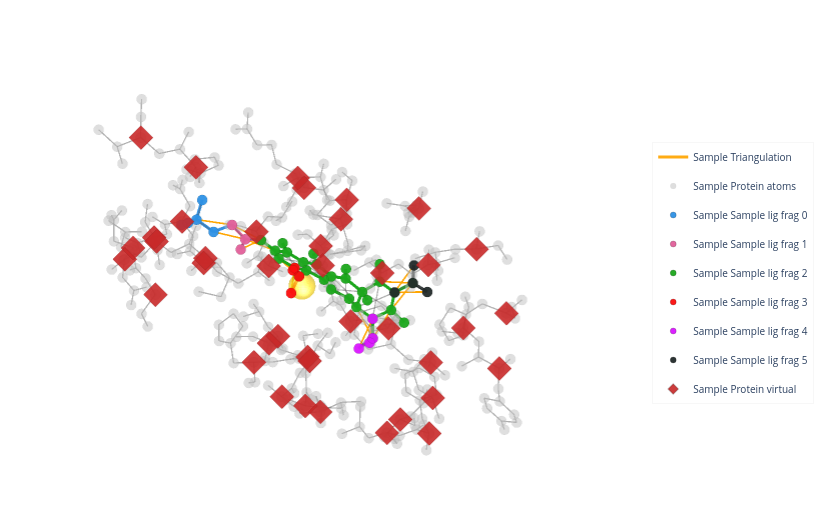

Source (notebook cell):
### Markdown cell above
### Example

### Code cell
# 10 # Has a fragmentation issue - why is it not fragmenting?
# 12 # Has a bunch of nodes that are not marked overconstrained
dp = dataset[
             20
             ]
_ = plot_interaction_graph_3d_plotly(
    dp,
    pos_key="ref_pos",
    pocket_com="pocket_com",
    show_protein=True,
    show_protein_virtual=True,
    show_ligand_virtual=False,
    show_overconstrained=False,
    show_triangulation=True,
    show_interaction_edges=True,
    show_protein_virtual_edges=False,
    show_ligand_virtual_edges=False,
    show_protein_ligand_virtual_edges=True,
    com_radius=1,
)

### Figure 1 — Plotly figure (JSON) as saved in the notebook; plotly's stock layout.template omitted (floating-point values rounded to 4 significant figures; data arrays with more than 128 entries replaced by an {"elided": "..."} marker saying what was removed)
{"data": [{"hoverinfo": "none", "line": {"color": "orange", "width": 3.2}, "mode": "lines", "name": "Sample Triangulation", "opacity": 0.92, "showlegend": true, "type": "scatter3d", "x": {"elided": "144 float values"}, "y": {"elided": "144 float values"}, "z": {"elided": "144 float values"}}, {"hoverinfo": "none", "line": {"color": "#2E91E5", "width": 6}, "mode": "lines", "name": "Sample frag_0", "opacity": 0.95, "showlegend": false, "type": "scatter3d", "x": [41.86, 42.89, null], "y": [4.86, 5.374, null], "z": [14.27, 13.23, null]}, {"hoverinfo": "none", "line": {"color": "#2E91E5", "width": 6}, "mode": "lines", "name": "Sample frag_0", "opacity": 0.95, "showlegend": false, "type": "scatter3d", "x": [42.89, 41.86, null], "y": [5.374, 4.86, null], "z": [13.23, 14.27, null]}, {"hoverinfo": "none", "line": {"color": "#2E91E5", "width": 6}, "mode": "lines", "name": "Sample frag_0", "opacity": 0.95, "showlegend": false, "type": "scatter3d", "x": [42.89, 44.12, null], "y": [5.374, 6.153, null], "z": [13.23, 13.78, null]}, {"hoverinfo": "none", "line": {"color": "#2E91E5", "width": 6}, "mode": "lines", "name": "Sample frag_0", "opacity": 0.95, "showlegend": false, "type": "scatter3d", "x": [44.12, 42.89, null], "y": [6.153, 5.374, null], "z": [13.78, 13.23, null]}, {"hoverinfo": "none", "line": {"color": "#2E91E5", "width": 6}, "mode": "lines", "name": "Sample frag_0", "opacity": 0.95, "showlegend": false, "type": "scatter3d", "x": [42.89, 43.46, null], "y": [5.374, 4.129, null], "z": [13.23, 12.5, null]}, {"hoverinfo": "none", "line": {"color": "#2E91E5", "width": 6}, "mode": "lines", "name": "Sample frag_0", "opacity": 0.95, "showlegend": false, "type": "scatter3d", "x": [43.46, 42.89, null], "y": [4.129, 5.374, null], "z": [12.5, 13.23, null]}, {"hoverinfo": "none", "line": {"color": "#2E91E5", "width": 6}, "mode": "lines", "name": "Sample frag_0", "opacity": 0.95, "showlegend": false, "type": "scatter3d", "x": [42.89, 42.18, null], "y": [5.374, 6.324, null], "z": [13.23, 12.29, null]}, {"hoverinfo": "none", "line": {"color": "#2E91E5", "width": 6}, "mode": "lines", "name": "Sample frag_0", "opacity": 0.95, "showlegend": false, "type": "scatter3d", "x": [42.18, 42.89, null], "y": [6.324, 5.374, null], "z": [12.29, 13.23, null]}, {"hoverinfo": "none", "line": {"color": "#E15F99", "width": 6}, "mode": "lines", "name": "Sample frag_1", "opacity": 0.95, "showlegend": false, "type": "scatter3d", "x": [41.1, 40.52, null], "y": [7.228, 7.921, null], "z": [12.81, 11.62, null]}, {"hoverinfo": "none", "line": {"color": "#E15F99", "width": 6}, "mode": "lines", "name": "Sample frag_1", "opacity": 0.95, "showlegend": false, "type": "scatter3d", "x": [40.52, 41.1, null], "y": [7.921, 7.228, null], "z": [11.62, 12.81, null]}, {"hoverinfo": "none", "line": {"color": "#E15F99", "width": 6}, "mode": "lines", "name": "Sample frag_1", "opacity": 0.95, "showlegend": false, "type": "scatter3d", "x": [40.52, 40.64, null], "y": [7.921, 7.428, null], "z": [11.62, 10.54, null]}, {"hoverinfo": "none", "line": {"color": "#E15F99", "width": 6}, "mode": "lines", "name": "Sample frag_1", "opacity": 0.95, "showlegend": false, "type": "scatter3d", "x": [40.64, 40.52, null], "y": [7.428, 7.921, null], "z": [10.54, 11.62, null]}, {"hoverinfo": "none", "line": {"color": "#1CA71C", "width": 6}, "mode": "lines", "name": "Sample frag_2", "opacity": 0.95, "showlegend": false, "type": "scatter3d", "x": [39.92, 39.27, null], "y": [9.021, 9.81, null], "z": [11.77, 10.9, null]}, {"hoverinfo": "none", "line": {"color": "#1CA71C", "width": 6}, "mode": "lines", "name": "Sample frag_2", "opacity": 0.95, "showlegend": false, "type": "scatter3d", "x": [39.27, 39.92, null], "y": [9.81, 9.021, null], "z": [10.9, 11.77, null]}, {"hoverinfo": "none", "line": {"color": "#1CA71C", "width": 6}, "mode": "lines", "name": "Sample frag_2", "opacity": 0.95, "showlegend": false, "type": "scatter3d", "x": [39.27, 38.62, null], "y": [9.81, 9.474, null], "z": [10.9, 9.716, null]}, {"hoverinfo": "none", "line": {"color": "#1CA71C", "width": 6}, "mode": "lines", "name": "Sample frag_2", "opacity": 0.95, "showlegend": false, "type": "scatter3d", "x": [38.62, 39.27, null], "y": [9.474, 9.81, null], "z": [9.716, 10.9, null]}, {"hoverinfo": "none", "line": {"color": "#1CA71C", "width": 6}, "mode": "lines", "name": "Sample frag_2", "opacity": 0.95, "showlegend": false, "type": "scatter3d", "x": [38.62, 37.91, null], "y": [9.474, 10.47, null], "z": [9.716, 8.983, null]}, {"hoverinfo": "none", "line": {"color": "#1CA71C", "width": 6}, "mode": "lines", "name": "Sample frag_2", "opacity": 0.95, "showlegend": false, "type": "scatter3d", "x": [37.91, 38.62, null], "y": [10.47, 9.474, null], "z": [8.983, 9.716, null]}, {"hoverinfo": "none", "line": {"color": "#FB0D0D", "width": 6}, "mode": "lines", "name": "Sample frag_3", "opacity": 0.95, "showlegend": false, "type": "scatter3d", "x": [37.22, 38.31, null], "y": [10.24, 10.44, null], "z": [7.722, 6.74, null]}, {"hoverinfo": "none", "line": {"color": "#FB0D0D", "width": 6}, "mode": "lines", "name": "Sample frag_3", "opacity": 0.95, "showlegend": false, "type": "scatter3d", "x": [38.31, 37.22, null], "y": [10.44, 10.24, null], "z": [6.74, 7.722, null]}, {"hoverinfo": "none", "line": {"color": "#FB0D0D", "width": 6}, "mode": "lines", "name": "Sample frag_3", "opacity": 0.95, "showlegend": false, "type": "scatter3d", "x": [37.22, 36.67, null], "y": [10.24, 8.943, null], "z": [7.722, 7.395, null]}, {"hoverinfo": "none", "line": {"color": "#FB0D0D", "width": 6}, "mode": "lines", "name": "Sample frag_3", "opacity": 0.95, "showlegend": false, "type": "scatter3d", "x": [36.67, 37.22, null], "y": [8.943, 10.24, null], "z": [7.395, 7.722, null]}, {"hoverinfo": "none", "line": {"color": "#1CA71C", "width": 6}, "mode": "lines", "name": "Sample frag_2", "opacity": 0.95, "showlegend": false, "type": "scatter3d", "x": [37.91, 37.97, null], "y": [10.47, 11.82, null], "z": [8.983, 9.449, null]}, {"hoverinfo": "none", "line": {"color": "#1CA71C", "width": 6}, "mode": "lines", "name": "Sample frag_2", "opacity": 0.95, "showlegend": false, "type": "scatter3d", "x": [37.97, 37.91, null], "y": [11.82, 10.47, null], "z": [9.449, 8.983, null]}, {"hoverinfo": "none", "line": {"color": "#1CA71C", "width": 6}, "mode": "lines", "name": "Sample frag_2", "opacity": 0.95, "showlegend": false, "type": "scatter3d", "x": [37.97, 37.18, null], "y": [11.82, 12.92, null], "z": [9.449, 8.746, null]}, {"hoverinfo": "none", "line": {"color": "#1CA71C", "width": 6}, "mode": "lines", "name": "Sample frag_2", "opacity": 0.95, "showlegend": false, "type": "scatter3d", "x": [37.18, 37.97, null], "y": [12.92, 11.82, null], "z": [8.746, 9.449, null]}, {"hoverinfo": "none", "line": {"color": "#1CA71C", "width": 6}, "mode": "lines", "name": "Sample frag_2", "opacity": 0.95, "showlegend": false, "type": "scatter3d", "x": [37.84, 37.18, null], "y": [14.27, 12.92, null], "z": [8.891, 8.746, null]}, {"hoverinfo": "none", "line": {"color": "#1CA71C", "width": 6}, "mode": "lines", "name": "Sample frag_2", "opacity": 0.95, "showlegend": false, "type": "scatter3d", "x": [37.18, 37.84, null], "y": [12.92, 14.27, null], "z": [8.746, 8.891, null]}, {"hoverinfo": "none", "line": {"color": "#1CA71C", "width": 6}, "mode": "lines", "name": "Sample frag_2", "opacity": 0.95, "showlegend": false, "type": "scatter3d", "x": [37.84, 37.01, null], "y": [14.27, 15.35, null], "z": [8.891, 8.154, null]}, {"hoverinfo": "none", "line": {"color": "#1CA71C", "width": 6}, "mode": "lines", "name": "Sample frag_2", "opacity": 0.95, "showlegend": false, "type": "scatter3d", "x": [37.01, 37.84, null], "y": [15.35, 14.27, null], "z": [8.154, 8.891, null]}, {"hoverinfo": "none", "line": {"color": "#1CA71C", "width": 6}, "mode": "lines", "name": "Sample frag_2", "opacity": 0.95, "showlegend": false, "type": "scatter3d", "x": [37.7, 37.01, null], "y": [16.65, 15.35, null], "z": [8.49, 8.154, null]}, {"hoverinfo": "none", "line": {"color": "#1CA71C", "width": 6}, "mode": "lines", "name": "Sample frag_2", "opacity": 0.95, "showlegend": false, "type": "scatter3d", "x": [37.01, 37.7, null], "y": [15.35, 16.65, null], "z": [8.154, 8.49, null]}, {"hoverinfo": "none", "line": {"color": "#1CA71C", "width": 6}, "mode": "lines", "name": "Sample frag_2", "opacity": 0.95, "showlegend": false, "type": "scatter3d", "x": [37.7, 37.04, null], "y": [16.65, 17.68, null], "z": [8.49, 7.62, null]}, {"hoverinfo": "none", "line": {"color": "#1CA71C", "width": 6}, "mode": "lines", "name": "Sample frag_2", "opacity": 0.95, "showlegend": false, "type": "scatter3d", "x": [37.04, 37.7, null], "y": [17.68, 16.65, null], "z": [7.62, 8.49, null]}, {"hoverinfo": "none", "line": {"color": "#DA16FF", "width": 6}, "mode": "lines", "name": "Sample frag_4", "opacity": 0.95, "showlegend": false, "type": "scatter3d", "x": [38.01, 39.15, null], "y": [18.57, 19.18, null], "z": [6.899, 7.598, null]}, {"hoverinfo": "none", "line": {"color": "#DA16FF", "width": 6}, "mode": "lines", "name": "Sample frag_4", "opacity": 0.95, "showlegend": false, "type": "scatter3d", "x": [39.15, 38.01, null], "y": [19.18, 18.57, null], "z": [7.598, 6.899, null]}, {"hoverinfo": "none", "line": {"color": "#DA16FF", "width": 6}, "mode": "lines", "name": "Sample frag_4", "opacity": 0.95, "showlegend": false, "type": "scatter3d", "x": [38.01, 38.56, null], "y": [18.57, 17.8, null], "z": [6.899, 5.783, null]}, {"hoverinfo": "none", "line": {"color": "#DA16FF", "width": 6}, "mode": "lines", "name": "Sample frag_4", "opacity": 0.95, "showlegend": false, "type": "scatter3d", "x": [38.56, 38.01, null], "y": [17.8, 18.57, null], "z": [5.783, 6.899, null]}, {"hoverinfo": "none", "line": {"color": "#1CA71C", "width": 6}, "mode": "lines", "name": "Sample frag_2", "opacity": 0.95, "showlegend": false, "type": "scatter3d", "x": [37.04, 36.05, null], "y": [17.68, 18.52, null], "z": [7.62, 8.339, null]}, {"hoverinfo": "none", "line": {"color": "#1CA71C", "width": 6}, "mode": "lines", "name": "Sample frag_2", "opacity": 0.95, "showlegend": false, "type": "scatter3d", "x": [36.05, 37.04, null], "y": [18.52, 17.68, null], "z": [8.339, 7.62, null]}, {"hoverinfo": "none", "line": {"color": "#1CA71C", "width": 6}, "mode": "lines", "name": "Sample frag_2", "opacity": 0.95, "showlegend": false, "type": "scatter3d", "x": [36.05, 35.83, null], "y": [18.52, 19.58, null], "z": [8.339, 7.66, null]}, {"hoverinfo": "none", "line": {"color": "#1CA71C", "width": 6}, "mode": "lines", "name": "Sample frag_2", "opacity": 0.95, "showlegend": false, "type": "scatter3d", "x": [35.83, 36.05, null], "y": [19.58, 18.52, null], "z": [7.66, 8.339, null]}, {"hoverinfo": "none", "line": {"color": "#1CA71C", "width": 6}, "mode": "lines", "name": "Sample frag_2", "opacity": 0.95, "showlegend": false, "type": "scatter3d", "x": [36.05, 35.48, null], "y": [18.52, 18.26, null], "z": [8.339, 9.482, null]}, {"hoverinfo": "none", "line": {"color": "#1CA71C", "width": 6}, "mode": "lines", "name": "Sample frag_2", "opacity": 0.95, "showlegend": false, "type": "scatter3d", "x": [35.48, 36.05, null], "y": [18.26, 18.52, null], "z": [9.482, 8.339, null]}, {"hoverinfo": "none", "line": {"color": "#222A2A", "width": 6}, "mode": "lines", "name": "Sample frag_5", "opacity": 0.95, "showlegend": false, "type": "scatter3d", "x": [34.21, 33.69, null], "y": [18.86, 18.45, null], "z": [9.967, 11.05, null]}, {"hoverinfo": "none", "line": {"color": "#222A2A", "width": 6}, "mode": "lines", "name": "Sample frag_5", "opacity": 0.95, "showlegend": false, "type": "scatter3d", "x": [33.69, 34.21, null], "y": [18.45, 18.86, null], "z": [11.05, 9.967, null]}, {"hoverinfo": "none", "line": {"color": "#222A2A", "width": 6}, "mode": "lines", "name": "Sample frag_5", "opacity": 0.95, "showlegend": false, "type": "scatter3d", "x": [34.21, 33.59, null], "y": [18.86, 19.78, null], "z": [9.967, 9.319, null]}, {"hoverinfo": "none", "line": {"color": "#222A2A", "width": 6}, "mode": "lines", "name": "Sample frag_5", "opacity": 0.95, "showlegend": false, "type": "scatter3d", "x": [33.59, 34.21, null], "y": [19.78, 18.86, null], "z": [9.319, 9.967, null]}, {"hoverinfo": "none", "line": {"color": "#1CA71C", "width": 6}, "mode": "lines", "name": "Sample frag_2", "opacity": 0.95, "showlegend": false, "type": "scatter3d", "x": [35.48, 36.1, null], "y": [18.26, 17.33, null], "z": [9.482, 10.27, null]}, {"hoverinfo": "none", "line": {"color": "#1CA71C", "width": 6}, "mode": "lines", "name": "Sample frag_2", "opacity": 0.95, "showlegend": false, "type": "scatter3d", "x": [36.1, 35.48, null], "y": [17.33, 18.26, null], "z": [10.27, 9.482, null]}, {"hoverinfo": "none", "line": {"color": "#1CA71C", "width": 6}, "mode": "lines", "name": "Sample frag_2", "opacity": 0.95, "showlegend": false, "type": "scatter3d", "x": [36.1, 35.54, null], "y": [17.33, 16.79, null], "z": [10.27, 11.25, null]}, {"hoverinfo": "none", "line": {"color": "#1CA71C", "width": 6}, "mode": "lines", "name": "Sample frag_2", "opacity": 0.95, "showlegend": false, "type": "scatter3d", "x": [35.54, 36.1, null], "y": [16.79, 17.33, null], "z": [11.25, 10.27, null]}, {"hoverinfo": "none", "line": {"color": "#1CA71C", "width": 6}, "mode": "lines", "name": "Sample frag_2", "opacity": 0.95, "showlegend": false, "type": "scatter3d", "x": [37.7, 37.57, null], "y": [16.65, 16.98, null], "z": [8.49, 9.955, null]}, {"hoverinfo": "none", "line": {"color": "#1CA71C", "width": 6}, "mode": "lines", "name": "Sample frag_2", "opacity": 0.95, "showlegend": false, "type": "scatter3d", "x": [37.57, 37.7, null], "y": [16.98, 16.65, null], "z": [9.955, 8.49, null]}, {"hoverinfo": "none", "line": {"color": "#1CA71C", "width": 6}, "mode": "lines", "name": "Sample frag_2", "opacity": 0.95, "showlegend": false, "type": "scatter3d", "x": [36.1, 37.57, null], "y": [17.33, 16.98, null], "z": [10.27, 9.955, null]}, {"hoverinfo": "none", "line": {"color": "#1CA71C", "width": 6}, "mode": "lines", "name": "Sample frag_2", "opacity": 0.95, "showlegend": false, "type": "scatter3d", "x": [37.57, 36.1, null], "y": [16.98, 17.33, null], "z": [9.955, 10.27, null]}, {"hoverinfo": "none", "line": {"color": "#1CA71C", "width": 6}, "mode": "lines", "name": "Sample frag_2", "opacity": 0.95, "showlegend": false, "type": "scatter3d", "x": [37.57, 38.38, null], "y": [16.98, 18.11, null], "z": [9.955, 10.29, null]}, {"hoverinfo": "none", "line": {"color": "#1CA71C", "width": 6}, "mode": "lines", "name": "Sample frag_2", "opacity": 0.95, "showlegend": false, "type": "scatter3d", "x": [38.38, 37.57, null], "y": [18.11, 16.98, null], "z": [10.29, 9.955, null]}, {"hoverinfo": "none", "line": {"color": "#1CA71C", "width": 6}, "mode": "lines", "name": "Sample frag_2", "opacity": 0.95, "showlegend": false, "type": "scatter3d", "x": [37.57, 38.06, null], "y": [16.98, 15.82, null], "z": [9.955, 10.78, null]}, {"hoverinfo": "none", "line": {"color": "#1CA71C", "width": 6}, "mode": "lines", "name": "Sample frag_2", "opacity": 0.95, "showlegend": false, "type": "scatter3d", "x": [38.06, 37.57, null], "y": [15.82, 16.98, null], "z": [10.78, 9.955, null]}, {"hoverinfo": "none", "line": {"color": "#1CA71C", "width": 6}, "mode": "lines", "name": "Sample frag_2", "opacity": 0.95, "showlegend": false, "type": "scatter3d", "x": [38.06, 38.48, null], "y": [15.82, 16.17, null], "z": [10.78, 11.97, null]}, {"hoverinfo": "none", "line": {"color": "#1CA71C", "width": 6}, "mode": "lines", "name": "Sample frag_2", "opacity": 0.95, "showlegend": false, "type": "scatter3d", "x": [38.48, 38.06, null], "y": [16.17, 15.82, null], "z": [11.97, 10.78, null]}, {"hoverinfo": "none", "line": {"color": "#1CA71C", "width": 6}, "mode": "lines", "name": "Sample frag_2", "opacity": 0.95, "showlegend": false, "type": "scatter3d", "x": [37.84, 38.14, null], "y": [14.27, 14.54, null], "z": [8.891, 10.35, null]}, {"hoverinfo": "none", "line": {"color": "#1CA71C", "width": 6}, "mode": "lines", "name": "Sample frag_2", "opacity": 0.95, "showlegend": false, "type": "scatter3d", "x": [38.14, 37.84, null], "y": [14.54, 14.27, null], "z": [10.35, 8.891, null]}, {"hoverinfo": "none", "line": {"color": "#1CA71C", "width": 6}, "mode": "lines", "name": "Sample frag_2", "opacity": 0.95, "showlegend": false, "type": "scatter3d", "x": [38.06, 38.14, null], "y": [15.82, 14.54, null], "z": [10.78, 10.35, null]}, {"hoverinfo": "none", "line": {"color": "#1CA71C", "width": 6}, "mode": "lines", "name": "Sample frag_2", "opacity": 0.95, "showlegend": false, "type": "scatter3d", "x": [38.14, 38.06, null], "y": [14.54, 15.82, null], "z": [10.35, 10.78, null]}, {"hoverinfo": "none", "line": {"color": "#1CA71C", "width": 6}, "mode": "lines", "name": "Sample frag_2", "opacity": 0.95, "showlegend": false, "type": "scatter3d", "x": [38.14, 38.62, null], "y": [14.54, 13.53, null], "z": [10.35, 11.15, null]}, {"hoverinfo": "none", "line": {"color": "#1CA71C", "width": 6}, "mode": "lines", "name": "Sample frag_2", "opacity": 0.95, "showlegend": false, "type": "scatter3d", "x": [38.62, 38.14, null], "y": [13.53, 14.54, null], "z": [11.15, 10.35, null]}, {"hoverinfo": "none", "line": {"color": "#1CA71C", "width": 6}, "mode": "lines", "name": "Sample frag_2", "opacity": 0.95, "showlegend": false, "type": "scatter3d", "x": [38.62, 39.06, null], "y": [13.53, 13.62, null], "z": [11.15, 12.31, null]}, {"hoverinfo": "none", "line": {"color": "#1CA71C", "width": 6}, "mode": "lines", "name": "Sample frag_2", "opacity": 0.95, "showlegend": false, "type": "scatter3d", "x": [39.06, 38.62, null], "y": [13.62, 13.53, null], "z": [12.31, 11.15, null]}, {"hoverinfo": "none", "line": {"color": "#1CA71C", "width": 6}, "mode": "lines", "name": "Sample frag_2", "opacity": 0.95, "showlegend": false, "type": "scatter3d", "x": [37.97, 38.6, null], "y": [11.82, 12.13, null], "z": [9.449, 10.65, null]}, {"hoverinfo": "none", "line": {"color": "#1CA71C", "width": 6}, "mode": "lines", "name": "Sample frag_2", "opacity": 0.95, "showlegend": false, "type": "scatter3d", "x": [38.6, 37.97, null], "y": [12.13, 11.82, null], "z": [10.65, 9.449, null]}, {"hoverinfo": "none", "line": {"color": "#1CA71C", "width": 6}, "mode": "lines", "name": "Sample frag_2", "opacity": 0.95, "showlegend": false, "type": "scatter3d", "x": [38.62, 38.6, null], "y": [13.53, 12.13, null], "z": [11.15, 10.65, null]}, {"hoverinfo": "none", "line": {"color": "#1CA71C", "width": 6}, "mode": "lines", "name": "Sample frag_2", "opacity": 0.95, "showlegend": false, "type": "scatter3d", "x": [38.6, 38.62, null], "y": [12.13, 13.53, null], "z": [10.65, 11.15, null]}, {"hoverinfo": "none", "line": {"color": "#1CA71C", "width": 6}, "mode": "lines", "name": "Sample frag_2", "opacity": 0.95, "showlegend": false, "type": "scatter3d", "x": [39.27, 39.25, null], "y": [9.81, 11.11, null], "z": [10.9, 11.35, null]}, {"hoverinfo": "none", "line": {"color": "#1CA71C", "width": 6}, "mode": "lines", "name": "Sample frag_2", "opacity": 0.95, "showlegend": false, "type": "scatter3d", "x": [39.25, 39.27, null], "y": [11.11, 9.81, null], "z": [11.35, 10.9, null]}, {"hoverinfo": "none", "line": {"color": "#1CA71C", "width": 6}, "mode": "lines", "name": "Sample frag_2", "opacity": 0.95, "showlegend": false, "type": "scatter3d", "x": [38.6, 39.25, null], "y": [12.13, 11.11, null], "z": [10.65, 11.35, null]}, {"hoverinfo": "none", "line": {"color": "#1CA71C", "width": 6}, "mode": "lines", "name": "Sample frag_2", "opacity": 0.95, "showlegend": false, "type": "scatter3d", "x": [39.25, 38.6, null], "y": [11.11, 12.13, null], "z": [11.35, 10.65, null]}, {"hoverinfo": "none", "line": {"color": "#1CA71C", "width": 6}, "mode": "lines", "name": "Sample frag_2", "opacity": 0.95, "showlegend": false, "type": "scatter3d", "x": [39.25, 39.86, null], "y": [11.11, 11.34, null], "z": [11.35, 12.51, null]}, {"hoverinfo": "none", "line": {"color": "#1CA71C", "width": 6}, "mode": "lines", "name": "Sample frag_2", "opacity": 0.95, "showlegend": false, "type": "scatter3d", "x": [39.86, 39.25, null], "y": [11.34, 11.11, null], "z": [12.51, 11.35, null]}, {"hoverinfo": "none", "line": {"color": "#E15F99", "width": 6}, "mode": "lines", "name": "Sample frag_1", "opacity": 0.95, "showlegend": false, "type": "scatter3d", "x": [40.52, 39.92, null], "y": [7.921, 9.021, null], "z": [11.62, 11.77, null]}, {"hoverinfo": "none", "line": {"color": "#E15F99", "width": 6}, "mode": "lines", "name": "Sample frag_1", "opacity": 0.95, "showlegend": false, "type": "scatter3d", "x": [39.92, 40.52, null], "y": [9.021, 7.921, null], "z": [11.77, 11.62, null]}, {"hoverinfo": "none", "line": {"color": "#FB0D0D", "width": 6}, "mode": "lines", "name": "Sample frag_3", "opacity": 0.95, "showlegend": false, "type": "scatter3d", "x": [37.91, 37.22, null], "y": [10.47, 10.24, null], "z": [8.983, 7.722, null]}, {"hoverinfo": "none", "line": {"color": "#FB0D0D", "width": 6}, "mode": "lines", "name": "Sample frag_3", "opacity": 0.95, "showlegend": false, "type": "scatter3d", "x": [37.22, 37.91, null], "y": [10.24, 10.47, null], "z": [7.722, 8.983, null]}, {"hoverinfo": "none", "line": {"color": "#1CA71C", "width": 6}, "mode": "lines", "name": "Sample frag_2", "opacity": 0.95, "showlegend": false, "type": "scatter3d", "x": [37.91, 37.22, null], "y": [10.47, 10.24, null], "z": [8.983, 7.722, null]}, {"hoverinfo": "none", "line": {"color": "#1CA71C", "width": 6}, "mode": "lines", "name": "Sample frag_2", "opacity": 0.95, "showlegend": false, "type": "scatter3d", "x": [37.22, 37.91, null], "y": [10.24, 10.47, null], "z": [7.722, 8.983, null]}, {"hoverinfo": "none", "line": {"color": "#DA16FF", "width": 6}, "mode": "lines", "name": "Sample frag_4", "opacity": 0.95, "showlegend": false, "type": "scatter3d", "x": [37.04, 38.01, null], "y": [17.68, 18.57, null], "z": [7.62, 6.899, null]}, {"hoverinfo": "none", "line": {"color": "#DA16FF", "width": 6}, "mode": "lines", "name": "Sample frag_4", "opacity": 0.95, "showlegend": false, "type": "scatter3d", "x": [38.01, 37.04, null], "y": [18.57, 17.68, null], "z": [6.899, 7.62, null]}, {"hoverinfo": "none", "line": {"color": "#1CA71C", "width": 6}, "mode": "lines", "name": "Sample frag_2", "opacity": 0.95, "showlegend": false, "type": "scatter3d", "x": [37.04, 38.01, null], "y": [17.68, 18.57, null], "z": [7.62, 6.899, null]}, {"hoverinfo": "none", "line": {"color": "#1CA71C", "width": 6}, "mode": "lines", "name": "Sample frag_2", "opacity": 0.95, "showlegend": false, "type": "scatter3d", "x": [38.01, 37.04, null], "y": [18.57, 17.68, null], "z": [6.899, 7.62, null]}, {"hoverinfo": "none", "line": {"color": "#222A2A", "width": 6}, "mode": "lines", "name": "Sample frag_5", "opacity": 0.95, "showlegend": false, "type": "scatter3d", "x": [35.48, 34.21, null], "y": [18.26, 18.86, null], "z": [9.482, 9.967, null]}, {"hoverinfo": "none", "line": {"color": "#222A2A", "width": 6}, "mode": "lines", "name": "Sample frag_5", "opacity": 0.95, "showlegend": false, "type": "scatter3d", "x": [34.21, 35.48, null], "y": [18.86, 18.26, null], "z": [9.967, 9.482, null]}, {"hoverinfo": "none", "line": {"color": "#1CA71C", "width": 6}, "mode": "lines", "name": "Sample frag_2", "opacity": 0.95, "showlegend": false, "type": "scatter3d", "x": [35.48, 34.21, null], "y": [18.26, 18.86, null], "z": [9.482, 9.967, null]}, {"hoverinfo": "none", "line": {"color": "#1CA71C", "width": 6}, "mode": "lines", "name": "Sample frag_2", "opacity": 0.95, "showlegend": false, "type": "scatter3d", "x": [34.21, 35.48, null], "y": [18.86, 18.26, null], "z": [9.967, 9.482, null]}, {"hoverinfo": "none", "line": {"color": "#2E91E5", "width": 6}, "mode": "lines", "name": "Sample frag_0", "opacity": 0.95, "showlegend": false, "type": "scatter3d", "x": [42.18, 41.1, null], "y": [6.324, 7.228, null], "z": [12.29, 12.81, null]}, {"hoverinfo": "none", "line": {"color": "#E15F99", "width": 6}, "mode": "lines", "name": "Sample frag_1", "opacity": 0.95, "showlegend": false, "type": "scatter3d", "x": [41.1, 42.18, null], "y": [7.228, 6.324, null], "z": [12.81, 12.29, null]}, {"hoverinfo": "none", "line": {"color": "#E15F99", "width": 6}, "mode": "lines", "name": "Sample frag_1", "opacity": 0.95, "showlegend": false, "type": "scatter3d", "x": [41.1, 42.18, null], "y": [7.228, 6.324, null], "z": [12.81, 12.29, null]}, {"hoverinfo": "none", "line": {"color": "#2E91E5", "width": 6}, "mode": "lines", "name": "Sample frag_0", "opacity": 0.95, "showlegend": false, "type": "scatter3d", "x": [42.18, 41.1, null], "y": [6.324, 7.228, null], "z": [12.29, 12.81, null]}, {"hoverinfo": "none", "line": {"color": "#E15F99", "width": 6}, "mode": "lines", "name": "Sample frag_1", "opacity": 0.95, "showlegend": false, "type": "scatter3d", "x": [40.52, 39.92, null], "y": [7.921, 9.021, null], "z": [11.62, 11.77, null]}, {"hoverinfo": "none", "line": {"color": "#1CA71C", "width": 6}, "mode": "lines", "name": "Sample frag_2", "opacity": 0.95, "showlegend": false, "type": "scatter3d", "x": [39.92, 40.52, null], "y": [9.021, 7.921, null], "z": [11.77, 11.62, null]}, {"hoverinfo": "none", "line": {"color": "#1CA71C", "width": 6}, "mode": "lines", "name": "Sample frag_2", "opacity": 0.95, "showlegend": false, "type": "scatter3d", "x": [39.92, 40.52, null], "y": [9.021, 7.921, null], "z": [11.77, 11.62, null]}, {"hoverinfo": "none", "line": {"color": "#E15F99", "width": 6}, "mode": "lines", "name": "Sample frag_1", "opacity": 0.95, "showlegend": false, "type": "scatter3d", "x": [40.52, 39.92, null], "y": [7.921, 9.021, null], "z": [11.62, 11.77, null]}, {"hoverinfo": "none", "line": {"color": "#1CA71C", "width": 6}, "mode": "lines", "name": "Sample frag_2", "opacity": 0.95, "showlegend": false, "type": "scatter3d", "x": [37.91, 37.22, null], "y": [10.47, 10.24, null], "z": [8.983, 7.722, null]}, {"hoverinfo": "none", "line": {"color": "#FB0D0D", "width": 6}, "mode": "lines", "name": "Sample frag_3", "opacity": 0.95, "showlegend": false, "type": "scatter3d", "x": [37.22, 37.91, null], "y": [10.24, 10.47, null], "z": [7.722, 8.983, null]}, {"hoverinfo": "none", "line": {"color": "#FB0D0D", "width": 6}, "mode": "lines", "name": "Sample frag_3", "opacity": 0.95, "showlegend": false, "type": "scatter3d", "x": [37.22, 37.91, null], "y": [10.24, 10.47, null], "z": [7.722, 8.983, null]}, {"hoverinfo": "none", "line": {"color": "#1CA71C", "width": 6}, "mode": "lines", "name": "Sample frag_2", "opacity": 0.95, "showlegend": false, "type": "scatter3d", "x": [37.91, 37.22, null], "y": [10.47, 10.24, null], "z": [8.983, 7.722, null]}, {"hoverinfo": "none", "line": {"color": "#1CA71C", "width": 6}, "mode": "lines", "name": "Sample frag_2", "opacity": 0.95, "showlegend": false, "type": "scatter3d", "x": [37.04, 38.01, null], "y": [17.68, 18.57, null], "z": [7.62, 6.899, null]}, {"hoverinfo": "none", "line": {"color": "#DA16FF", "width": 6}, "mode": "lines", "name": "Sample frag_4", "opacity": 0.95, "showlegend": false, "type": "scatter3d", "x": [38.01, 37.04, null], "y": [18.57, 17.68, null], "z": [6.899, 7.62, null]}, {"hoverinfo": "none", "line": {"color": "#DA16FF", "width": 6}, "mode": "lines", "name": "Sample frag_4", "opacity": 0.95, "showlegend": false, "type": "scatter3d", "x": [38.01, 37.04, null], "y": [18.57, 17.68, null], "z": [6.899, 7.62, null]}, {"hoverinfo": "none", "line": {"color": "#1CA71C", "width": 6}, "mode": "lines", "name": "Sample frag_2", "opacity": 0.95, "showlegend": false, "type": "scatter3d", "x": [37.04, 38.01, null], "y": [17.68, 18.57, null], "z": [7.62, 6.899, null]}, {"hoverinfo": "none", "line": {"color": "#1CA71C", "width": 6}, "mode": "lines", "name": "Sample frag_2", "opacity": 0.95, "showlegend": false, "type": "scatter3d", "x": [35.48, 34.21, null], "y": [18.26, 18.86, null], "z": [9.482, 9.967, null]}, {"hoverinfo": "none", "line": {"color": "#222A2A", "width": 6}, "mode": "lines", "name": "Sample frag_5", "opacity": 0.95, "showlegend": false, "type": "scatter3d", "x": [34.21, 35.48, null], "y": [18.86, 18.26, null], "z": [9.967, 9.482, null]}, {"hoverinfo": "none", "line": {"color": "#222A2A", "width": 6}, "mode": "lines", "name": "Sample frag_5", "opacity": 0.95, "showlegend": false, "type": "scatter3d", "x": [34.21, 35.48, null], "y": [18.86, 18.26, null], "z": [9.967, 9.482, null]}, {"hoverinfo": "none", "line": {"color": "#1CA71C", "width": 6}, "mode": "lines", "name": "Sample frag_2", "opacity": 0.95, "showlegend": false, "type": "scatter3d", "x": [35.48, 34.21, null], "y": [18.26, 18.86, null], "z": [9.482, 9.967, null]}, {"hoverinfo": "none", "line": {"color": "rgba(100,100,100,1.0)", "width": 2.5}, "mode": "lines", "name": "Sample Protein bonds", "opacity": 0.3, "showlegend": false, "type": "scatter3d", "x": {"elided": "2100 float values"}, "y": {"elided": "2100 float values"}, "z": {"elided": "2100 float values"}}, {"cmax": 1, "cmin": 0, "colorscale": [[0, "gold"], [1, "gold"]], "contours": {"x": {"show": false}, "y": {"show": false}, "z": {"show": false}}, "hoverinfo": "skip", "lighting": {"ambient": 0.7, "diffuse": 0.6, "fresnel": 0.1, "roughness": 0.4, "specular": 0.5}, "lightposition": {"x": 100, "y": 200, "z": 0}, "name": "Pocket CoM", "opacity": 0.4, "showscale": false, "surfacecolor": {"elided": "20x20 float values"}, "type": "surface", "x": {"elided": "20x20 float values"}, "y": {"elided": "20x20 float values"}, "z": {"elided": "20x20 float values"}}, {"legendgroup": "protein", "marker": {"color": "rgb(190,190,190)", "line": {"color": "rgba(0,0,0,0.08)", "width": 0.4}, "opacity": 0.5, "size": 6, "symbol": "circle"}, "mode": "markers", "name": "Sample Protein atoms", "showlegend": true, "type": "scatter3d", "x": {"elided": "317 float values"}, "y": {"elided": "317 float values"}, "z": {"elided": "317 float values"}}, {"marker": {"color": "#2E91E5", "line": {"color": "rgba(0,0,0,0.18)", "width": 1}, "opacity": 0.95, "size": 6, "symbol": "circle"}, "mode": "markers", "name": "Sample Sample lig frag 0", "showlegend": true, "type": "scatter3d", "x": [41.86, 42.89, 44.12, 43.46, 42.18], "y": [4.86, 5.374, 6.153, 4.129, 6.324], "z": [14.27, 13.23, 13.78, 12.5, 12.29]}, {"marker": {"color": "#E15F99", "line": {"color": "rgba(0,0,0,0.18)", "width": 1}, "opacity": 0.95, "size": 6, "symbol": "circle"}, "mode": "markers", "name": "Sample Sample lig frag 1", "showlegend": true, "type": "scatter3d", "x": [41.1, 40.52, 40.64, 39.92], "y": [7.228, 7.921, 7.428, 9.021], "z": [12.81, 11.62, 10.54, 11.77]}, {"marker": {"color": "#1CA71C", "line": {"color": "rgba(0,0,0,0.18)", "width": 1}, "opacity": 0.95, "size": 6, "symbol": "circle"}, "mode": "markers", "name": "Sample Sample lig frag 2", "showlegend": true, "type": "scatter3d", "x": [39.92, 39.27, 38.62, 37.91, 37.97, 37.18, 37.84, 37.01, 37.7, 37.04, 36.05, 35.83, 35.48, 36.1, 35.54, 37.57, 38.38, 38.06, 38.48, 38.14, 38.62, 39.06, 38.6, 39.25, 39.86, 37.22, 38.01, 34.21], "y": [9.021, 9.81, 9.474, 10.47, 11.82, 12.92, 14.27, 15.35, 16.65, 17.68, 18.52, 19.58, 18.26, 17.33, 16.79, 16.98, 18.11, 15.82, 16.17, 14.54, 13.53, 13.62, 12.13, 11.11, 11.34, 10.24, 18.57, 18.86], "z": [11.77, 10.9, 9.716, 8.983, 9.449, 8.746, 8.891, 8.154, 8.49, 7.62, 8.339, 7.66, 9.482, 10.27, 11.25, 9.955, 10.29, 10.78, 11.97, 10.35, 11.15, 12.31, 10.65, 11.35, 12.51, 7.722, 6.899, 9.967]}, {"marker": {"color": "#FB0D0D", "line": {"color": "rgba(0,0,0,0.18)", "width": 1}, "opacity": 0.95, "size": 6, "symbol": "circle"}, "mode": "markers", "name": "Sample Sample lig frag 3", "showlegend": true, "type": "scatter3d", "x": [37.22, 38.31, 36.67, 37.91], "y": [10.24, 10.44, 8.943, 10.47], "z": [7.722, 6.74, 7.395, 8.983]}, {"marker": {"color": "#DA16FF", "line": {"color": "rgba(0,0,0,0.18)", "width": 1}, "opacity": 0.95, "size": 6, "symbol": "circle"}, "mode": "markers", "name": "Sample Sample lig frag 4", "showlegend": true, "type": "scatter3d", "x": [38.01, 39.15, 38.56, 37.04], "y": [18.57, 19.18, 17.8, 17.68], "z": [6.899, 7.598, 5.783, 7.62]}, {"marker": {"color": "#222A2A", "line": {"color": "rgba(0,0,0,0.18)", "width": 1}, "opacity": 0.95, "size": 6, "symbol": "circle"}, "mode": "markers", "name": "Sample Sample lig frag 5", "showlegend": true, "type": "scatter3d", "x": [34.21, 33.69, 33.59, 35.48], "y": [18.86, 18.45, 19.78, 18.26], "z": [9.967, 11.05, 9.319, 9.482]}, {"legendgroup": "virtual", "marker": {"color": "rgb(200,40,40)", "line": {"color": "rgba(0,0,0,0.18)", "width": 1.5}, "opacity": 0.9, "size": 8, "symbol": "diamond"}, "mode": "markers", "name": "Sample Protein virtual", "showlegend": true, "type": "scatter3d", "x": [46.8, 47.89, 44.37, 46.3, 30.21, 31.71, 35.74, 36.56, 41.62, 41.56, 42.71, 46.34, 46.77, 47.03, 34.44, 34.38, 33.09, 32.19, 35.68, 38.93, 37.23, 40.94, 39.58, 41.74, 39.78, 37.34, 34.16, 29.47, 28.78, 31.55, 32.03, 32.58, 39.02, 42.32, 40.15, 42.67, 44.08, 43.27, 46.75, 46.4], "y": [11.93, 8.271, 8.392, 5.602, 6.17, 7.291, 4.795, 4.395, 3.603, 1.078, -1.835, -0.3831, 2.395, 5.027, 23.27, 26.06, 26.02, 22.35, 22.99, 21.28, 23.57, 23.51, 24.27, 18.4, 12.88, 10.96, 12.23, 15.52, 16.62, 14.14, 15.63, 11.91, 9.451, 13.42, 14.34, 12.61, 17.83, 17.25, 15.92, 21.46], "z": [14.8, 14.86, 18.88, 20.6, 3.373, 6.781, 5.343, 9.086, 7.922, 10.76, 8.464, 8.647, 11.19, 8.368, 14.98, 11.44, 5.701, 6.645, -1.614, -0.2021, 4.016, 4.776, 9.497, 18.11, 18.11, 15.84, 14.16, 12.9, 7.828, 7.161, 2.421, 1.3, 2.052, 0.2631, 3.273, 5.614, 4.068, 7.74, 8.714, 8.245]}], "layout": {"dragmode": "zoom", "height": 520, "legend": {"bgcolor": "rgba(255,255,255,0.88)", "bordercolor": "rgba(0,0,0,0.06)", "borderwidth": 0.5, "font": {"size": 10}, "itemclick": "toggle", "itemdoubleclick": "toggleothers", "x": 0.94, "xanchor": "left", "y": 0.5, "yanchor": "middle"}, "margin": {"b": 6, "l": 6, "r": 6, "t": 32}, "paper_bgcolor": "white", "scene": {"aspectmode": "data", "bgcolor": "white", "camera": {"eye": {"x": 0.9, "y": 0.9, "z": 0.9}}, "domain": {"x": [0, 0.88], "y": [0, 1]}, "dragmode": "orbit", "xaxis": {"showgrid": false, "showticklabels": false, "visible": false, "zeroline": false}, "yaxis": {"showgrid": false, "showticklabels": false, "visible": false, "zeroline": false}, "zaxis": {"showgrid": false, "showticklabels": false, "visible": false, "zeroline": false}}, "uirevision": true, "width": 820}}
